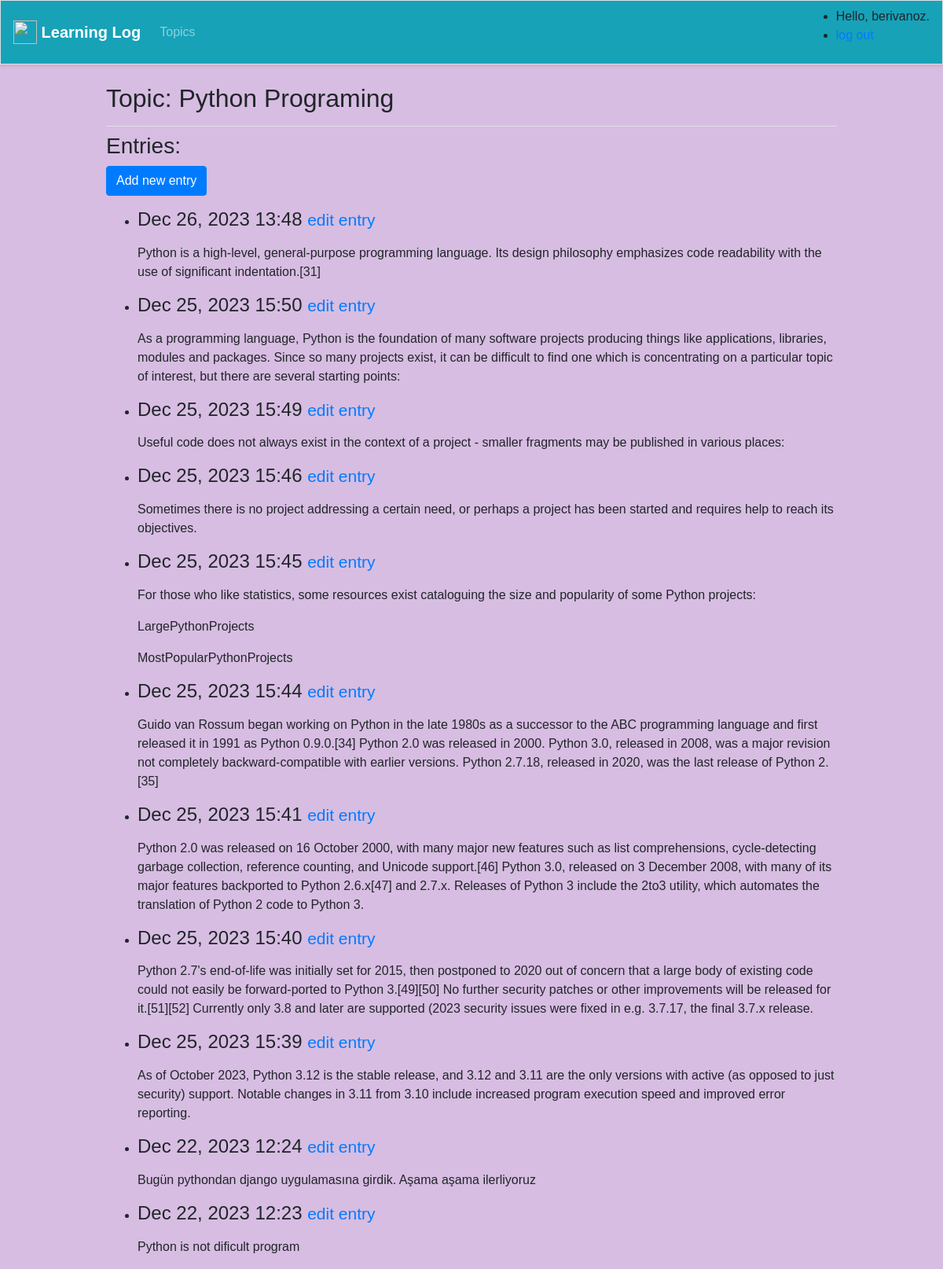
The page /topics/1/ (signed in) on the database its author committed.
### learning_logs/models.py (models this page shows, shortened)
class Topic(models.Model):
    text= models.CharField(max_length=200)  #text adında bir Charfield tanımlıyoruz ve bu veri tabanında bir sütun oluşturur
    date_added = models.DateTimeField(auto_now_add=True)
    def __str__(self):
        return self.text

class Entry(models.Model):
    topic=models.ForeignKey(Topic, on_delete=models.CASCADE)
    text=models.TextField()
    date_added = models.DateTimeField(auto_now_add=True) # Entry nin oluşturulduğu zaman
    class Meta:
        verbose_name_plural = 'entries'

### learning_logs/views.py (the view)
# urls.py: path('topics/<int:topic_id>/', views.topic, name='topic'),
def topic(request, topic_id):
    topic = Topic.objects.get(id=topic_id)
    entries = topic.entry_set.order_by('-date_added')
    context = {'topic': topic, 'entries': entries}
    return render(request, 'Learning_logs/topic.html', context)

### learning_logs/templates/learning_logs/topic.html
{% extends 'learning_logs/base.html' %}
{% block page_header %}
        <h2>Topic: {{ topic }}</h2>
{% endblock page_header %}
{% block content %}
    <h3>Entries:</h3>
    <p>
        <a href="{% url 'learning_logs:new_entry' topic.id %}" class="btn btn-primary">
            Add new entry</a>
    </p>
    <ul>
        {% for entry in entries %}
           <li>
               <h4>{{ entry.date_added | date:'M d, Y H:i' }}
                   <small><a href="{% url 'learning_logs:edit_entry' entry.id %}">edit entry</a></small>
               </h4>
               <p>{{ entry.text | linebreaks }}</p>
           </li>
        {% empty %}
           <li>There are no entries for this topic yet.</li>
        {% endfor %}
    </ul>
{% endblock content %}

### learning_logs/templates/learning_logs/base.html (shortened to what this page needs)
{% load bootstrap4 %}
<html lang="en">
<head>
    {% bootstrap_css %}
</head>
<body>
  <nav class="navbar navbar-expand-md navbar-dark bg-info mb-4 border">
    <a class="navbar-brand" href="{% url 'learning_logs:index' %}">
        <img src="http://www.clker.com/cliparts/b/e/e/e/11949839881243335407note.svg.med.png" width="30" height="30" class="d-inline-block align-top" alt="">
        Learning Log
    </a>
    <div class="collapse navbar-collapse" id="navbarCollapse">
     <ul class="navbar-nav mr-auto">
      <li class="nav-item">
       <a class="nav-link" href="{% url 'learning_logs:topics'%}">Topics</a></li>
     </ul>
     <ul>
         {% if user.is_authenticated %}
            <li>
                Hello, {{ user.username }}.
            </li>
            <li>
                <a href="{% url 'users:logout' %}"> log out</a>
            </li>
         {% else %}
             <li>
                 <a href="{% url 'users:login' %}">Log in</a>
             </li>
         {% endif %}
     </ul>
    </div>
  </nav>
  <main role="main" class="container">
   <div class="pb-2 mb-2 border-bottom">
    {% block page_header %}{% endblock page_header %}
    </div>
    <div>
     {% block content %}{% endblock content %}
    </div>
  </main>
</body>
</html>

### learning_logs/templates/learning_logs/base.html (style rules this page uses)
body { font-family: Arial, sans-serif; background-color: #D7BDE2 ; }
.navbar { box-shadow: 0 2px 4px rgba(0, 0, 0, 0.1); }
.navbar-brand { font-weight: bold; }
.container { max-width: 960px; }
.border-bottom { border-bottom: 1px solid #e5e5e5; }

### rows shown on the page
Topic: text "Python Programing"
Entry: date_added "Dec 26, 2023 13:48", text "Python is a high-level, general-purpose programming language. Its design philosophy emphasizes code readability with the use of significant indentation.[31]"
Entry: date_added "Dec 25, 2023 15:50", text "As a programming language, Python is the foundation of many software projects producing things like applications, libraries, modules and packages. Since so many projects exist, it can be difficult to find one which is concentrating on a particular topic of interest, but there are several starting points:"
Entry: date_added "Dec 25, 2023 15:49", text "Useful code does not always exist in the context of a project - smaller fragments may be published in various places:"
Entry: date_added "Dec 25, 2023 15:46", text "Sometimes there is no project addressing a certain need, or perhaps a project has been started and requires help to reach its objectives."
Entry: date_added "Dec 25, 2023 15:45", text "For those who like statistics, some resources exist cataloguing the size and popularity of some Python projects: LargePythonProjects MostPopularPythonProjects"
Entry: date_added "Dec 25, 2023 15:44", text "Guido van Rossum began working on Python in the late 1980s as a successor to the ABC programming language and first released it in 1991 as Python 0.9.0.[34] Python 2.0 was released in 2000. Python 3.0, released in 2008, was a major revision not completely backward-compatible with earlier versions. Python 2.7.18, released in 2020, was the last release of Python 2.[35]"
Entry: date_added "Dec 25, 2023 15:41", text "Python 2.0 was released on 16 October 2000, with many major new features such as list comprehensions, cycle-detecting garbage collection, reference counting, and Unicode support.[46] Python 3.0, released on 3 December 2008, with many of its major features backported to Python 2.6.x[47] and 2.7.x. Releases of Python 3 include the 2to3 utility, which automates the translation of Python 2 code to Python 3."
Entry: date_added "Dec 25, 2023 15:40", text "Python 2.7's end-of-life was initially set for 2015, then postponed to 2020 out of concern that a large body of existing code could not easily be forward-ported to Python 3.[49][50] No further security patches or other improvements will be released for it.[51][52] Currently only 3.8 and later are supported (2023 security issues were fixed in e.g. 3.7.17, the final 3.7.x release."
Entry: date_added "Dec 25, 2023 15:39", text "As of October 2023, Python 3.12 is the stable release, and 3.12 and 3.11 are the only versions with active (as opposed to just security) support. Notable changes in 3.11 from 3.10 include increased program execution speed and improved error reporting."
Entry: date_added "Dec 22, 2023 12:24", text "Bugün pythondan django uygulamasına girdik. Aşama aşama ilerliyoruz"
Entry: date_added "Dec 22, 2023 12:23", text "Python is not dificult program"

### other values the page prints
{{ user.username }} "berivanoz"
